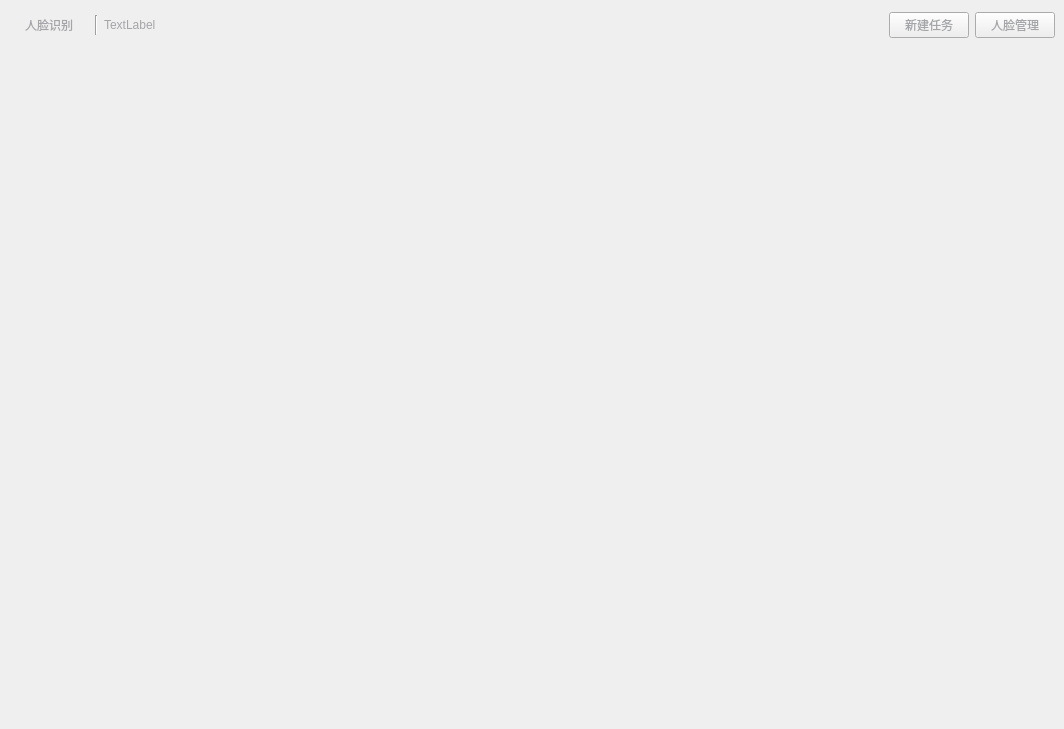
<?xml version="1.0" encoding="UTF-8"?>
<ui version="4.0">
 <class>Form</class>
 <widget class="QWidget" name="Form">
  <property name="geometry">
   <rect>
    <x>0</x>
    <y>0</y>
    <width>1064</width>
    <height>729</height>
   </rect>
  </property>
  <property name="windowTitle">
   <string>Form</string>
  </property>
  <property name="styleSheet">
   <string notr="true">color:#a4a5a8;</string>
  </property>
  <layout class="QGridLayout" name="gridLayout_2">
   <property name="leftMargin">
    <number>0</number>
   </property>
   <property name="topMargin">
    <number>0</number>
   </property>
   <property name="rightMargin">
    <number>0</number>
   </property>
   <property name="bottomMargin">
    <number>0</number>
   </property>
   <property name="spacing">
    <number>0</number>
   </property>
   <item row="0" column="0">
    <layout class="QGridLayout" name="gridLayout">
     <item row="0" column="0">
      <widget class="QWidget" name="widget_top" native="true">
       <property name="maximumSize">
        <size>
         <width>16777215</width>
         <height>50</height>
        </size>
       </property>
       <layout class="QHBoxLayout" name="horizontalLayout">
        <item>
         <widget class="QPushButton" name="pushButton">
          <property name="text">
           <string>人脸识别</string>
          </property>
          <property name="flat">
           <bool>true</bool>
          </property>
         </widget>
        </item>
        <item>
         <widget class="Line" name="line">
          <property name="maximumSize">
           <size>
            <width>16777215</width>
            <height>20</height>
           </size>
          </property>
          <property name="orientation">
           <enum>Qt::Vertical</enum>
          </property>
         </widget>
        </item>
        <item>
         <widget class="QLabel" name="label">
          <property name="text">
           <string>TextLabel</string>
          </property>
         </widget>
        </item>
        <item>
         <spacer name="horizontalSpacer">
          <property name="orientation">
           <enum>Qt::Horizontal</enum>
          </property>
          <property name="sizeHint" stdset="0">
           <size>
            <width>729</width>
            <height>20</height>
           </size>
          </property>
         </spacer>
        </item>
        <item>
         <widget class="QPushButton" name="pushButton_2">
          <property name="text">
           <string>新建任务</string>
          </property>
         </widget>
        </item>
        <item>
         <widget class="QPushButton" name="pushButton_3">
          <property name="text">
           <string>人脸管理</string>
          </property>
         </widget>
        </item>
       </layout>
      </widget>
     </item>
     <item row="1" column="0">
      <widget class="QWidget" name="widget_bottom" native="true">
       <layout class="QGridLayout" name="gridLayout_4">
        <item row="0" column="0">
         <layout class="QGridLayout" name="gridLayout_main"/>
        </item>
       </layout>
      </widget>
     </item>
    </layout>
   </item>
  </layout>
 </widget>
 <resources/>
 <connections>
  <connection>
   <sender>pushButton_2</sender>
   <signal>clicked()</signal>
   <receiver>Form</receiver>
   <slot>goFaceTaskPage()</slot>
   <hints>
    <hint type="sourcelabel">
     <x>934</x>
     <y>27</y>
    </hint>
    <hint type="destinationlabel">
     <x>1126</x>
     <y>297</y>
    </hint>
   </hints>
  </connection>
  <connection>
   <sender>pushButton_3</sender>
   <signal>clicked()</signal>
   <receiver>Form</receiver>
   <slot>goLibraryManagementPage()</slot>
   <hints>
    <hint type="sourcelabel">
     <x>1033</x>
     <y>30</y>
    </hint>
    <hint type="destinationlabel">
     <x>1161</x>
     <y>255</y>
    </hint>
   </hints>
  </connection>
  <connection>
   <sender>pushButton</sender>
   <signal>clicked()</signal>
   <receiver>Form</receiver>
   <slot>goFaceMain()</slot>
   <hints>
    <hint type="sourcelabel">
     <x>57</x>
     <y>32</y>
    </hint>
    <hint type="destinationlabel">
     <x>-93</x>
     <y>192</y>
    </hint>
   </hints>
  </connection>
 </connections>
 <slots>
  <slot>goFaceMain()</slot>
  <slot>goLibraryManagementPage()</slot>
  <slot>goFaceTaskPage()</slot>
 </slots>
</ui>
